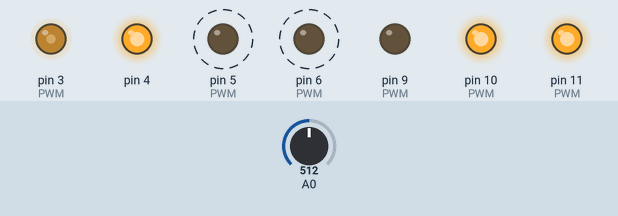
The sketch below on a simulated Arduino Uno, built with avr-gcc and run on an emulated ATmega328P. Shown: output pins drawn as LEDs (lit = HIGH). Dashed ring = blinking. The test bench sets the inputs (shaded band); at power-on: A0 = 512.

Above: at 1.2 s.
1.3 s: A0 set to 587
4.3 s: A0 set to 613
At 4.9 s:
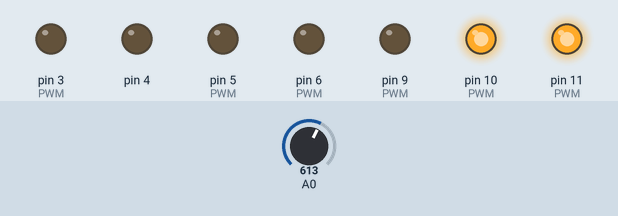
5.8 s: A0 set to 590
At 6.6 s:
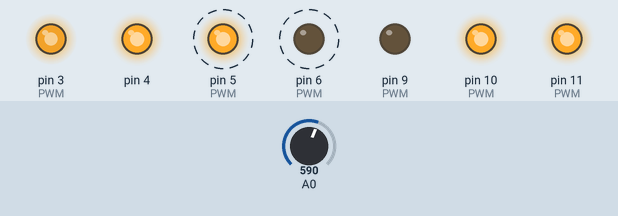
8.8 s: A0 set to 610
At 9.1 s:
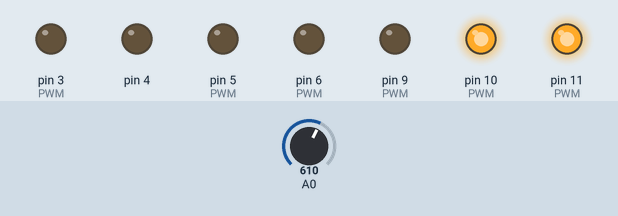
Timing chart, 0 to 11.3 s (numbered marks = the images above; inputs shaded):
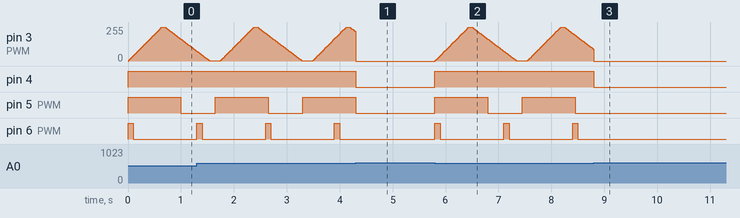

Measured:
- the behaviour switches between 600 and 601 on A0 (found by bisection; images 0 and 1)
- after the input at 4.3 s, pin 4: HIGH → LOW at once; pin 5 (PWM): goes on until 4.3 s, then stays LOW; pin 6 (PWM): stays LOW (without the input it goes to HIGH after 0.90 s)
- after the input at 8.8 s, pin 4: HIGH → LOW at once; pin 5 (PWM): stays LOW (without the input it goes to HIGH after 0.30 s); pin 6 (PWM): stops changing and stays LOW
- by itself, pin 6 (PWM): alternates HIGH for 0.10 s and LOW for 1.2 s

The sketch:

AviationObstacleLight.ino
```cpp
// (licence header left out)
#define RUN 1
#define STOP 0

enum {
       ST_Init = 0,
       ST_On,
       ST_OnKeep,
       ST_Off,
       ST_OffKeep,
       ST_Stop,
};

char gRunStop = STOP;

void setup() {
  pinMode(3, OUTPUT);   // PWM
  pinMode(4, OUTPUT);
  pinMode(5, OUTPUT);   // PWM
  pinMode(6, OUTPUT);   // PWM
  pinMode(9, OUTPUT);   // PWM
  pinMode(10, OUTPUT);  // PWM
  pinMode(11, OUTPUT);  // PWM
  pinMode(A0, INPUT);

  digitalWrite(10,HIGH);
  digitalWrite(11,HIGH);

}
void loop() {
  if(analogRead(A0) <= 600){
    gRunStop = RUN;
  } else {
    gRunStop = STOP;
  }
  LowLightRedAviationObstacleLight1(4);
  MediumLightRedAviationObstacleLightA(3);
  MediumLightRedAviationObstacleLightB(5);
  HighLightAviationObstacleLight(6);
}

// 低光度赤色航空障害灯1
void LowLightRedAviationObstacleLight1(char LedPort){
    if(gRunStop == RUN )
      digitalWrite(LedPort, HIGH);
    else
      digitalWrite(LedPort, LOW);
}

// 低光度赤色航空障害灯2
void LowLightRedAviationObstacleLight2(){
  if(gRunStop == RUN)
    analogWrite(9, 200);
  else
    analogWrite(9,0);
}


// 中光度赤色航空障害灯1
void MediumLightRedAviationObstacleLightA(char LedPort){
  static uint32_t LastInputTimerTick;
  static int state = ST_Init;
  static int LightIntensity = 0;

  if(gRunStop == STOP)
    state = ST_Stop;

  switch(state){
    case ST_Init:
            LastInputTimerTick = millis();
            LightIntensity = 0;
            state = ST_On;
            break;
    case ST_On:
            if(millis()-LastInputTimerTick >= 10 ){
              LightIntensity = LightIntensity + 4;
              if(LightIntensity >=255 ) {
                LightIntensity = 255;
                LastInputTimerTick = millis();
                state = ST_OnKeep;
                break;
              }
              LastInputTimerTick = millis();
              analogWrite(LedPort, LightIntensity);
            }
            break;
    case ST_OnKeep:
            if(millis()-LastInputTimerTick >= 50 ){
                LastInputTimerTick = millis();
                state = ST_Off;
            }
            break;
    case ST_Off:
            if(millis()-LastInputTimerTick >= 10 ){
              LightIntensity = LightIntensity - 3;
              if(LightIntensity <= 2 ) {
                LightIntensity = 2;
                analogWrite(LedPort, LightIntensity);
                LastInputTimerTick = millis();
                state = ST_OffKeep;
                break;
              }
              LastInputTimerTick = millis();
              analogWrite(LedPort, LightIntensity);
            }
            break;
    case ST_OffKeep:
            if(millis()-LastInputTimerTick >= 200 ){
              LastInputTimerTick = millis();
              state = ST_On;
            }
            break;
    case ST_Stop:
            analogWrite(LedPort, 0);
            if(gRunStop == RUN){
              state = ST_Init;
            }
            break;
    default:
            break;
  }
}

// 中光度赤色航空障害灯2
void MediumLightRedAviationObstacleLightB(char LedPort){
  static uint32_t LastInputTimerTick;
  static int state =  ST_Init;

  if(gRunStop == STOP)
    state = ST_Stop;

  switch(state){
    case ST_Init:
            digitalWrite(LedPort, HIGH);
            LastInputTimerTick = millis();
            state = ST_On;
            break;
    case ST_On:
            if(millis()-LastInputTimerTick >= 1000 ){
              digitalWrite(LedPort, LOW);
              LastInputTimerTick = millis();
              state = ST_Off;
            }
            break;

    case ST_Off:
            if(millis()-LastInputTimerTick >= 650 ){
              digitalWrite(LedPort, HIGH);
              LastInputTimerTick = millis();
              state = ST_On;
              }
            break;
    case ST_Stop:
            digitalWrite(LedPort, LOW);
            if(gRunStop == RUN)
              state = ST_Init;
            break;

     default:
            break;
  }
}


// 高光度航空障害灯
void HighLightAviationObstacleLight(char LedPort){
  static uint32_t LastInputTimerTick;
  static int state =  ST_Init;

  if(gRunStop == STOP)
    state = ST_Stop;

  switch(state){
    case ST_Init:
            digitalWrite(LedPort, HIGH);
            LastInputTimerTick = millis();
            state = ST_On;
            break;
    case ST_On:
            if(millis()-LastInputTimerTick >= 100 ){
              digitalWrite(LedPort, LOW);
              LastInputTimerTick = millis();
              state = ST_Off;
            }
            break;

    case ST_Off:
            if(millis()-LastInputTimerTick >= 1200 ){
              digitalWrite(LedPort, HIGH);
              LastInputTimerTick = millis();
              state = ST_On;
              }
            break;
    case ST_Stop:
            digitalWrite(LedPort, LOW);
            if(gRunStop == RUN)
              state = ST_Init;
            break;
    default:
            break;
  }
}
```
